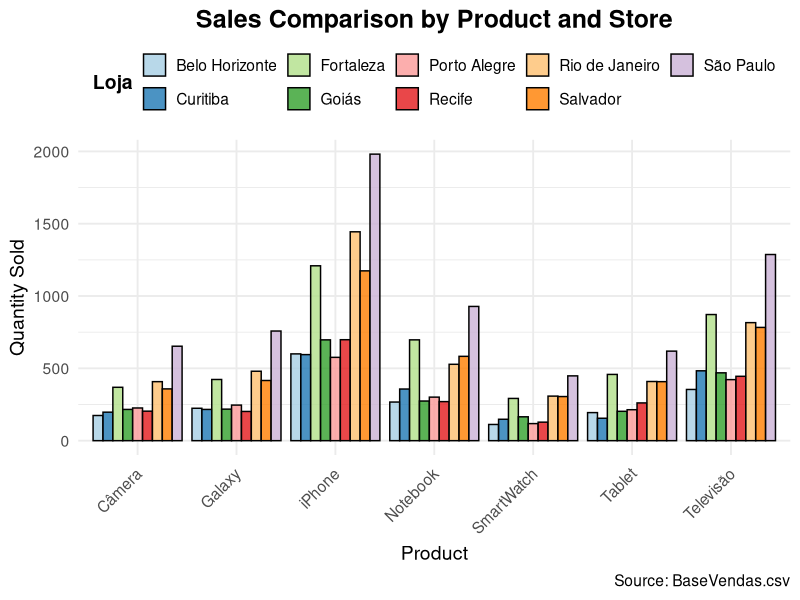
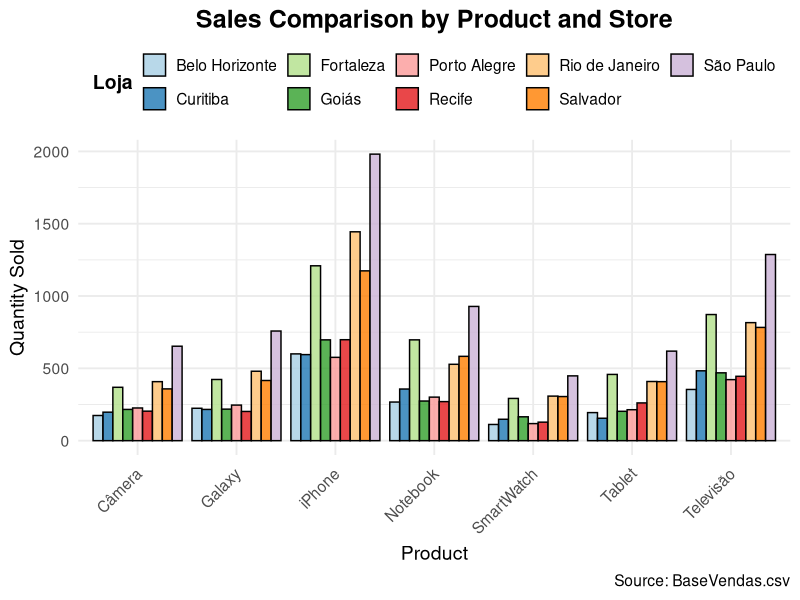

These charts were generated, in order, by the following R code:
########################################################################
## Script 05 - Sales Comparison by Product and Store (25/11/2024)
## Using CSV file with sales data to build a grouped bar chart
## Result exported as PNG
########################################################################

# Set working directory
setwd("C:/Users/vieir/OneDrive/Documentos/Importantes/Faculdade/02/Probabilidade e Estatistica/R/activity-5-sales-product-store")

# Load required libraries
library(ggplot2)
library(dplyr)
library(tidyr)

# Load dataset
dados_vendas <- read.csv("BaseVendas.csv", sep = ",")

# Group data by Product and Store, summing total quantity sold
dados_agrupados <- dados_vendas %>%
  group_by(Produto, Loja) %>%
  summarise(Quantidade_Total = sum(Quantidade.Vendida, na.rm = TRUE)) %>%
  ungroup()

# Create grouped bar chart
grafico_produto_loja <- ggplot(dados_agrupados, aes(x = Produto, y = Quantidade_Total, fill = Loja)) +
  geom_bar(stat = "identity", position = position_dodge(), color = "black", alpha = 0.8) +
  scale_fill_brewer(palette = "Paired") +
  ggtitle("Sales Comparison by Product and Store") +
  xlab("Product") +
  ylab("Quantity Sold") +
  labs(caption = "Source: BaseVendas.csv") +
  theme_minimal(base_size = 14) +
  theme(
    plot.title = element_text(hjust = 0.5, size = 18, face = "bold"),
    axis.text.x = element_text(angle = 45, hjust = 1),
    legend.title = element_text(face = "bold"),
    legend.position = "top"
  )

# Show chart
print(grafico_produto_loja)

# Export chart as PNG
ggsave("grafico_produto_loja.png", plot = grafico_produto_loja, width = 12, height = 8, units = "in", dpi = 300)
